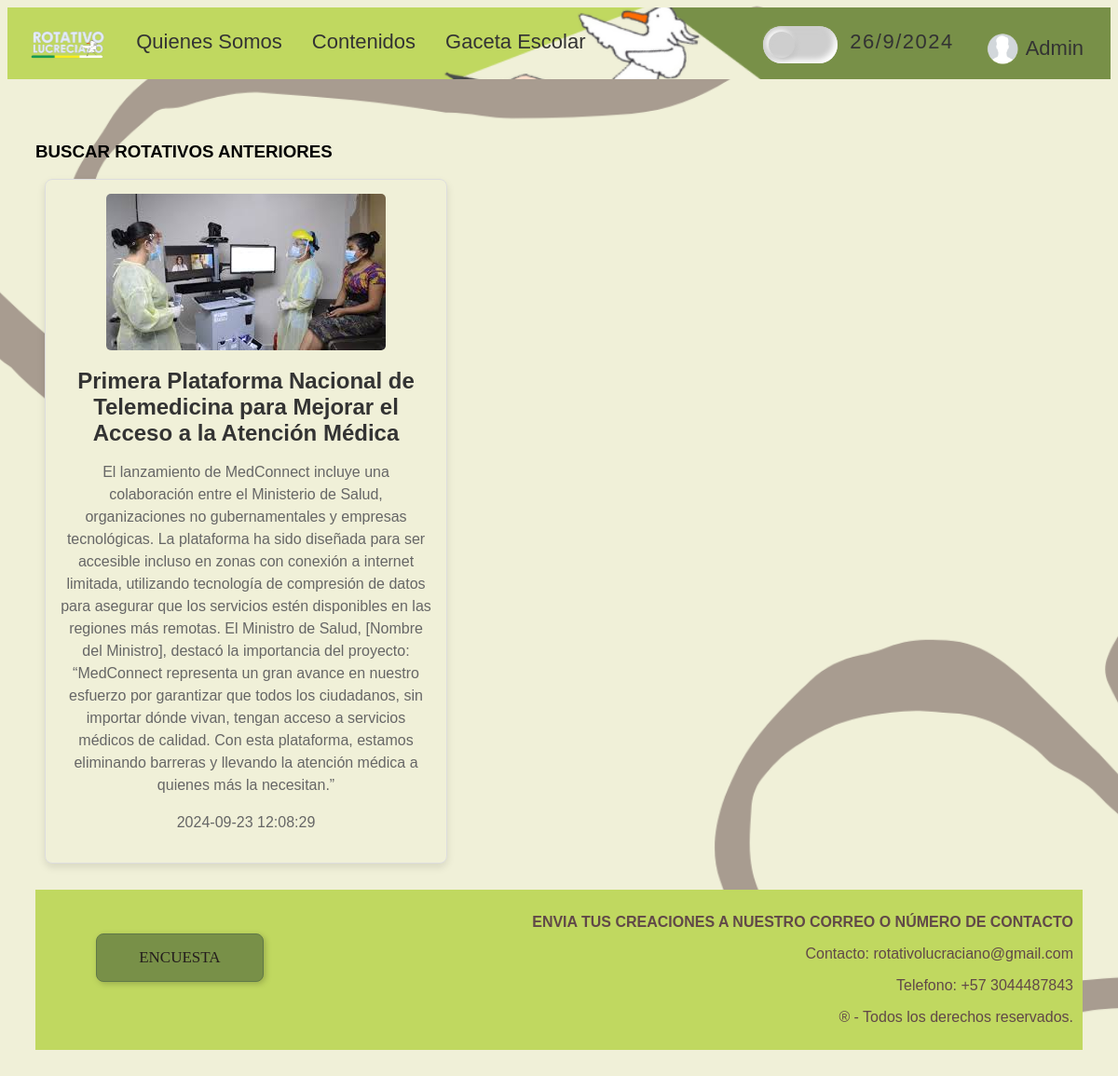
Screenshot of /archivo.php with the database file from the repository.
### tables this page shows
CREATE TABLE `archivo` (
  `id` int(11) NOT NULL,
  `titulo` varchar(200) NOT NULL,
  `descripcion` varchar(900) NOT NULL,
  `imagen` blob NOT NULL,
  `fecha` timestamp NOT NULL DEFAULT current_timestamp()
);

### archivo.php (the view)
<?php include("includes/header3.php"); ?>
<br>
<section class="archivador">
    <div>
        <h3><strong>BUSCAR ROTATIVOS ANTERIORES</strong></h3>
    </div>
    <?php
        $query = "SELECT * FROM archivo";
        $result_ = mysqli_query($conexion, $query);
        while($row = mysqli_fetch_array($result_)){?>
      <div class="tarjeta_informativa">
        <img src="administrador/img/<?php echo $row['imagen']?>">
        <h2><?php echo $row['titulo']?></h2>
        <div>
        <p><?php echo $row['descripcion']?></p>
        <p><?php echo $row['fecha']?></p>
        </div>
      </div>
<?php } ?>
<?php include("includes/footer.php"); ?>

### css/style.css (style rules this page uses)
body { background-image: url(../img/Fondo_Blanco.png); background-size: cover; background-repeat: no-repeat; background-attachment: fixed; background-position: center center; }
h2 { font-family:'Alef', sans-serif; }
section { border:none; padding: 20px; margin: 10px; background-color: transparent; font-family: Arial, Helvetica, sans-serif; }
strong { font-family: Arial, Helvetica, sans-serif; }
.tarjeta_informativa { background-color: #f0f0d8; border: 1px solid #ddd; border-radius: 8px; box-shadow: 0 4px 8px rgba(0, 0, 0, 0.1); margin: 10px; padding: 15px; width: 400px; height:unset; text-align: center; transition: transform 0.3s ease, box-shadow 0.3s ease; }
.tarjeta_informativa img { max-width: 100%; height: auto; border-radius: 5px; }
.tarjeta_informativa h2 { font-size: 1.5em; margin: 15px 0 10px; color: #333; }
.tarjeta_informativa p { font-size: 1em; color: #666; line-height: 1.5; }

### rows the page displays
archivo: imagen (picture), titulo "Primera Plataforma Nacional de Telemedicina para Mejorar el Acceso a la Atención Médica", descripcion "El lanzamiento de MedConnect incluye una colaboración entre el Ministerio de Salud, organizaciones no gubernamentales y empresas tecnológicas. La plataforma ha sido diseñada para ser accesible incluso en zonas con conexión a internet limitada, utilizando tecnología de compresión de datos para asegurar que los servicios estén disponibles en las regiones más remotas. El Ministro de Salud, [Nombre del Ministro], destacó la importancia del proyecto: “MedConnect representa un gran avance en nuestro esfuerzo por garantizar que todos los ciudadanos, sin importar dónde vivan, tengan acceso a servicios médicos de calidad. Con esta plataforma, estamos eliminando barreras y llevando la atención médica…", fecha "2024-09-23 12:08:29"
